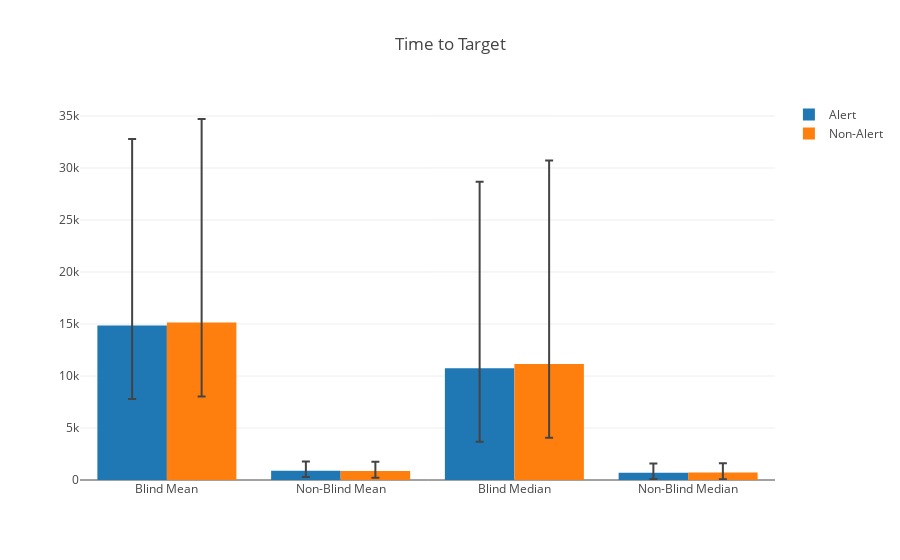
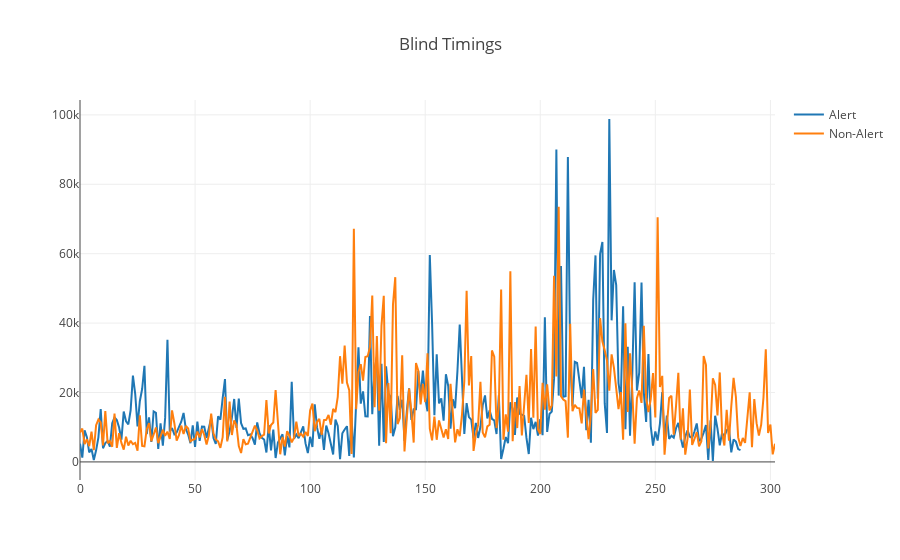
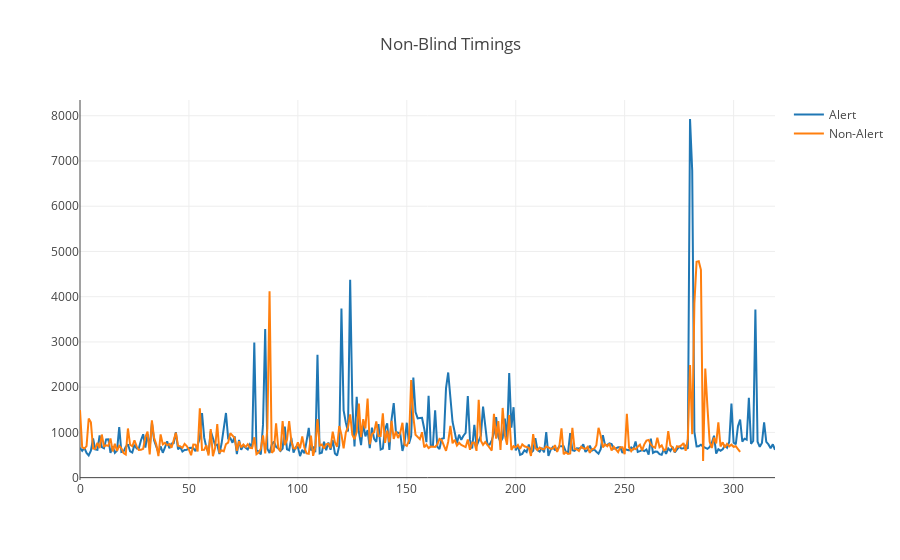

Here is the notebook cell these charts were saved with, in order:
### Code cell
abdf = alltimingdfs[alltimingdfs.alerttone & 
                    alltimingdfs.blind & 
                    (alltimingdfs.time > 5)]
ab = np.array(abdf['time'],dtype=np.float64)

nabdf = alltimingdfs[(alltimingdfs.alerttone==False) & 
                     alltimingdfs.blind & 
                     (alltimingdfs.time > 2000) & 
                     (alltimingdfs.time > 5)]
nab = np.array(nabdf['time'],dtype=np.float64)

anbdf = alltimingdfs[alltimingdfs.alerttone & 
                     (alltimingdfs.blind == False) & 
                     (alltimingdfs.time < 20000) & 
                     (alltimingdfs.time > 5)]
anb = np.array(anbdf['time'],dtype=np.float64)

nanbdf = alltimingdfs[(alltimingdfs.alerttone==False) & 
                      (alltimingdfs.blind == False) & 
                      (alltimingdfs.time < 5500) & 
                      (alltimingdfs.time > 5)]
nanb = np.array(nanbdf['time'],dtype=np.float64)

ab = ab[:len(nab)]

trace1 = go.Bar(
    x=['Blind Mean', 'Non-Blind Mean', 'Blind Median', 'Non-Blind Median'],
    y=[
        np.mean(ab),np.mean(anb),
        np.percentile(ab,50),np.percentile(anb,50)
    ],
    name='Alert',
    error_y=dict(
        type='data',
        symmetric=False,
        array=[np.percentile(ab,75),np.percentile(anb,75),np.percentile(ab,75),np.percentile(anb,75)],
        arrayminus=[np.percentile(ab,25),np.percentile(anb,25),np.percentile(ab,25),np.percentile(anb,25)],
        visible=True
    )
)
trace2 = go.Bar(
    x=['Blind Mean', 'Non-Blind Mean', 'Blind Median', 'Non-Blind Median'],
    y=[
        np.mean(nab),np.mean(nanb),
        np.percentile(nab,50),np.percentile(nanb,50)
    ],
    name='Non-Alert',
    error_y=dict(
        type='data',
        symmetric=False,
        array=[np.percentile(nab,75),np.percentile(nanb,75),np.percentile(nab,75),np.percentile(nanb,75)],
        arrayminus=[np.percentile(nab,25),np.percentile(nanb,25),np.percentile(nab,25),np.percentile(nanb,25)],
        visible=True
    )
)
data = [trace1, trace2]
layout = go.Layout(
    title="Time to Target",
    barmode='group'
)
fig = go.Figure(data=data, layout=layout)
iplot(fig, filename="timetotarget")

data = [
    go.Scatter(
            x=range(0,len(ab)),
            y=ab,
            mode='line',
            name="Alert"
        ),
    go.Scatter(
        x=range(0,len(nab)),
        y=nab,
        mode='line',
        name="Non-Alert"
    )
]
layout = go.Layout(
    title='Blind Timings',
)
fig = go.Figure(data=data,layout=layout)
iplot(fig,filename="blindtimings")



data = [
    go.Scatter(
            x=range(0,len(anb)),
            y=anb,
            mode='line',
            name="Alert"
        ),
    go.Scatter(
        x=range(0,len(nanb)),
        y=nanb,
        mode='line',
        name="Non-Alert"
    )
]
layout = go.Layout(
    title='Non-Blind Timings',
)
fig = go.Figure(data=data,layout=layout)
iplot(fig,filename="nonblindtimings")

### Figure 1 — Plotly figure (JSON) as saved in the notebook; plotly's stock layout.template omitted (floating-point values rounded to 4 significant figures)
{"data": [{"error_y": {"array": [17940.0, 888.8, 17940.0, 888.8], "arrayminus": [7071.0, 616, 7071.0, 616], "symmetric": false, "type": "data", "visible": true}, "name": "Alert", "type": "bar", "x": ["Blind Mean", "Non-Blind Mean", "Blind Median", "Non-Blind Median"], "y": [14860.0, 895.7, 10739, 700.5]}, {"error_y": {"array": [19566, 892.2, 19566, 892.2], "arrayminus": [7106, 647, 7106, 647], "symmetric": false, "type": "data", "visible": true}, "name": "Non-Alert", "type": "bar", "x": ["Blind Mean", "Non-Blind Mean", "Blind Median", "Non-Blind Median"], "y": [15140.0, 863.2, 11157, 717.5]}], "layout": {"barmode": "group", "title": "Time to Target"}}

### Figure 2 — Plotly figure (JSON) as saved in the notebook; plotly's stock layout.template omitted (floating-point values rounded to 4 significant figures; data arrays with more than 128 entries replaced by an {"elided": "..."} marker saying what was removed)
{"data": [{"mode": "line", "name": "Alert", "type": "scatter", "x": {"elided": "288 int values"}, "y": {"elided": "288 int values"}}, {"mode": "line", "name": "Non-Alert", "type": "scatter", "x": {"elided": "303 int values"}, "y": {"elided": "303 int values"}}], "layout": {"title": "Blind Timings"}}

### Figure 3 — Plotly figure (JSON) as saved in the notebook; plotly's stock layout.template omitted (floating-point values rounded to 4 significant figures; data arrays with more than 128 entries replaced by an {"elided": "..."} marker saying what was removed)
{"data": [{"mode": "line", "name": "Alert", "type": "scatter", "x": {"elided": "320 int values"}, "y": {"elided": "320 int values"}}, {"mode": "line", "name": "Non-Alert", "type": "scatter", "x": {"elided": "304 int values"}, "y": {"elided": "304 int values"}}], "layout": {"title": "Non-Blind Timings"}}
